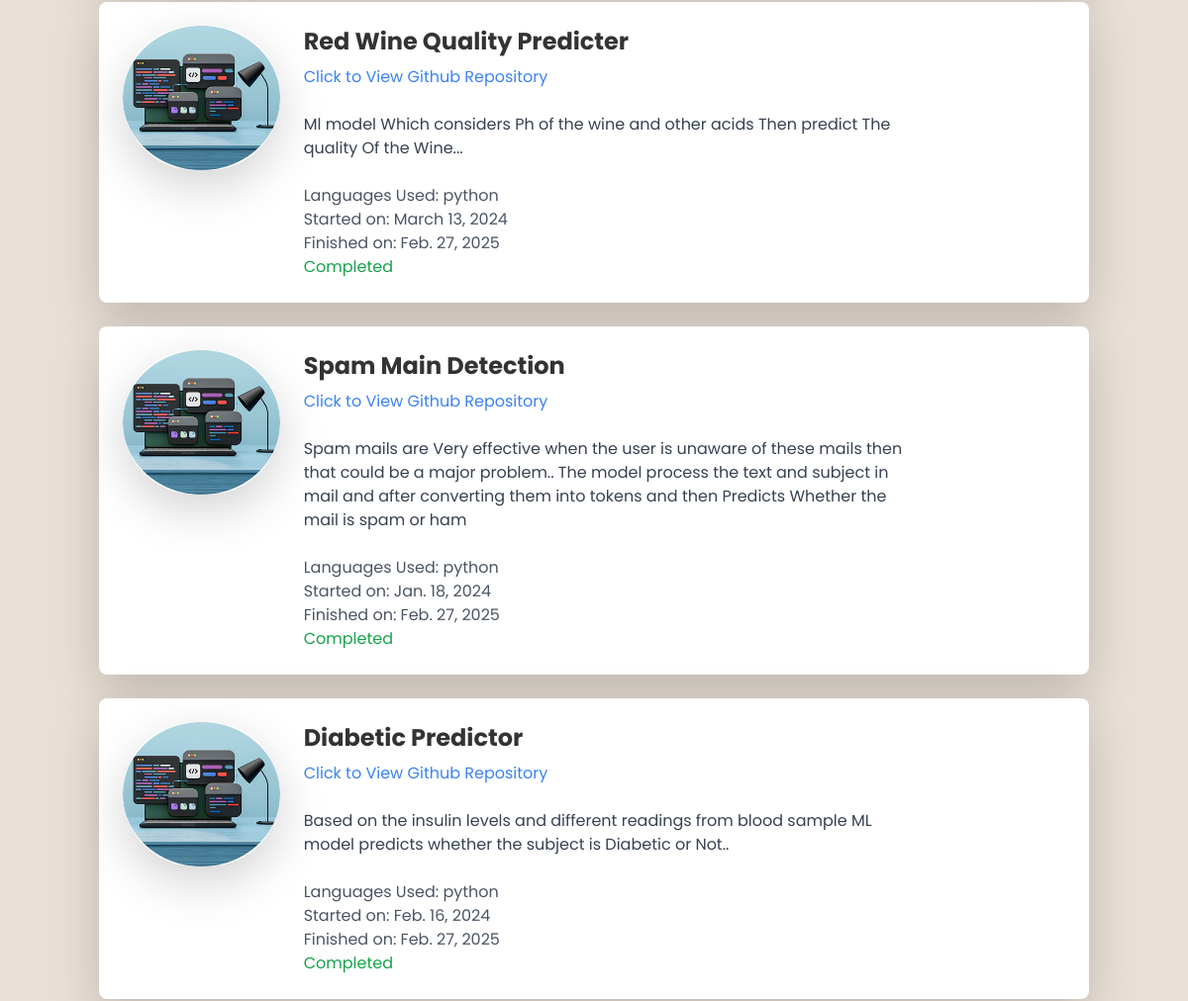
Page /projects (middle part) on the earlier database version.
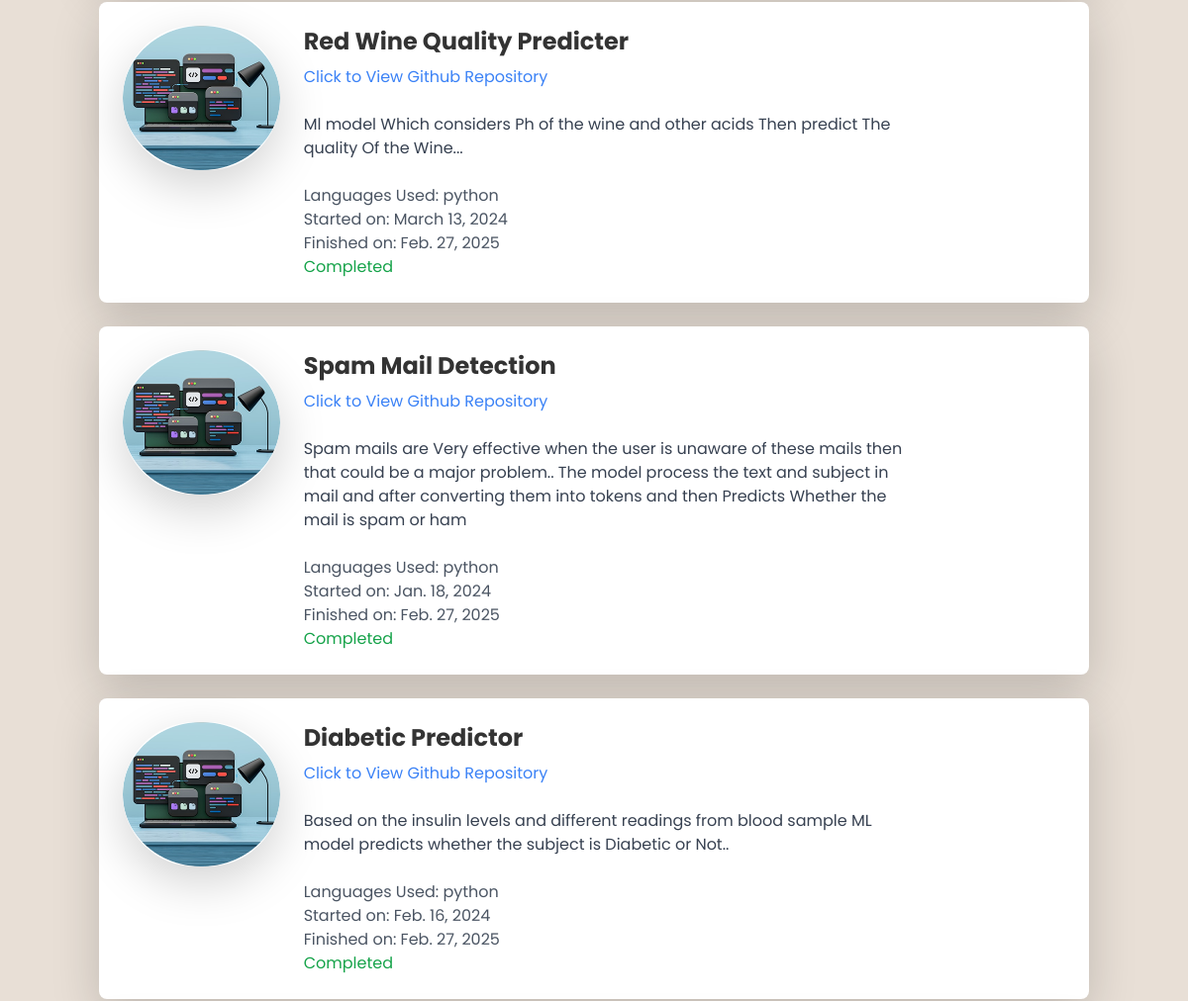
Same page on the later database version.
### projects/models.py (models this page shows)
class Project(models.Model):
    title=models.CharField(max_length=32)
    github=models.CharField(max_length=100)
    languages=models.CharField(max_length=50)
    description=models.CharField(max_length=500)
    started_date=models.DateField()
    conclusion_date=models.DateField()
    status=models.BooleanField()

### projects/views.py (the view)
# urls.py: path('projects',include("projects.urls"))
def projects(request):
    projects=Project.objects.all()
    return render(request,"projects.html",{"projects":projects})

### templates/projects.html (shortened to what this page needs)
{% load static %}
<html lang="en">
  <head>
    <script src="https://cdn.tailwindcss.com"></script>
    <link href="https://cdnjs.cloudflare.com/ajax/libs/font-awesome/5.15.3/css/all.min.css" rel="stylesheet"/>
    <link href="https://cdn.jsdelivr.net/npm/bootstrap@5.3.0/dist/css/bootstrap.min.css" rel="stylesheet"/>
  </head>
  <body>
    <main class="bg-[#e8dfd6] p-8">
    <div class="container my-5">
        {% if projects %}
        {% for project in projects %}
        <div class="post-container bg-white rounded-lg shadow-lg p-6 mb-6 transition-transform transform hover:scale-105">
            <div class="flex flex-col md:flex-row">
                <div class="md:w-1/6 md:mb-0 logo-container">
                    <img src="{% static 'dev_logo.png' %}" alt="Profile Picture" class="w-30 h-30 rounded-full shadow-lg"/>
                </div>
                <div class="md:w-2/3 md:pl-6">
                    <h2 class="text-2xl font-bold text-black-600 mb-2">{{ project.title }}</h2>
                    <a href="{{ project.github }}" target="_blank" class="text-blue-500 hover:underline">Click to View Github Repository</a>
                    <p class="text-gray-700 mt-4">{{ project.description }}</p>
                    <div class="mt-4">
                        <p class="text-gray-600">Languages Used: {{ project.languages }}</p>
                        <p class="text-gray-600">Started on: {{ project.started_date }}</p>
                        {% if project.status %}
                        <p class="text-gray-600">Finished on: {{ project.conclusion_date }}</p>
                        <p class="text-green-600">Completed</p>
                        {% else %}
                        <p class="text-yellow-600">Ongoing</p>
                        {% endif %}
                    </div>
                </div>
            </div>
        </div>
        {% endfor %}
        {% else %}
        <h2 class="text-center text-gray-700">Not Posted Anything Yet....</h2>
        {% endif %}
    </div>
           <br>
            <br>
            <br>
            <br>
            <br>
            <br>
</main>
  </body>
</html>

Differences in the rows shown:
changed Project: title "Spam Main Detection" → "Spam Mail Detection"
